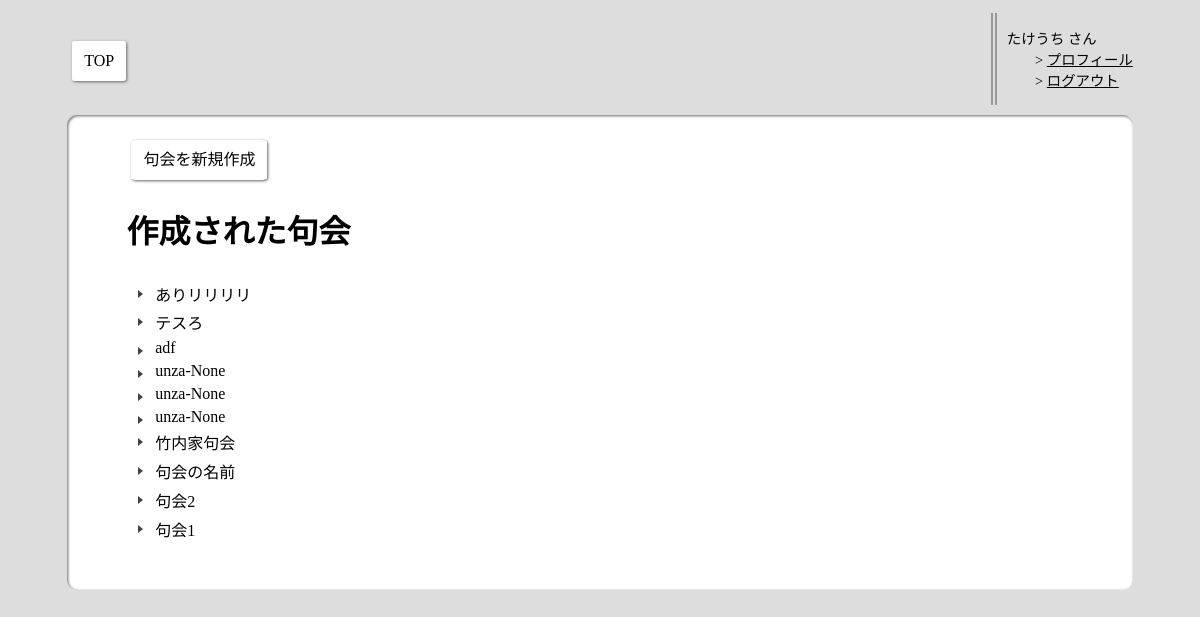
/kukai/ (signed in), run on the app's committed database.
### kukai/models.py (models this page shows, shortened)
class Unza(models.Model):
    author = models.ForeignKey(
        'auth.User',
        on_delete=models.CASCADE,
    )
    unza_title = models.CharField(max_length=50)
    pub_date = models.DateTimeField('date published')
    info = models.CharField(max_length=200, default="")
    toku_closed = models.BooleanField(default=False)
    senku_closed = models.BooleanField(default=False)
    selectors = models.ManyToManyField('auth.User', blank=True, related_name="joined_kukai")

### kukai/views.py (the view)
# urls.py: path('', views.IndexView.as_view(), name='index'),
class IndexView(generic.ListView):
    model = Unza
    template_name = 'kukai/index.html'
    context_object_name = 'latest_unza_list'
    def get_queryset(self):
        return Unza.objects.order_by('-pub_date')[:35]

### kukai/templates/kukai/index.html (shortened to what this page needs)
{% extends "base.html" %}
{% block content %}
<a href="{% url 'kukai:new'%}"  class="a-button">句会を新規作成</a>
<h1>作成された句会</h1>
{% if latest_unza_list %}
    <ul class="kukai-list">
    {% for unza in latest_unza_list %}
        <li><a href="{% url 'kukai:detail' unza.id %}">{{ unza.unza_title }}</a></li>
    {% endfor %}
    </ul>
{% endif %}
{% endblock %}

### templates/base.html (shortened to what this page needs)
{% load static %}
<!DOCTYPE html>
<html>
<head>
    <link rel="stylesheet" type="text/css" href="{% static 'kukai/style.css' %}">
</head>
<body>
<div class="container">
    <header>
        <div class="header__flex">
        <nav>
            <div class="site-top"><a href="{% url 'kukai:index' %}" class="a-button">TOP</a></div>
        </nav>
        <div class="header-accounts">
        <ul class="username">
            {% if user.is_authenticated %}
            <li>{{ user.username }} さん
                <ul class="user-option">
                    <li><a href="{% url 'accounts:profile' %}" class="profile">プロフィール</a></li>
                    <li><a href="{% url 'logout' %}" class="logout">ログアウト</a></li>
                </ul>
            </li>
            {% else %}
            <li>ゲスト さん<ul class="user-option">
            <li><a href="{% url 'accounts:signup' %}" class="signup">新規登録</a></li>
            <li><a href="{% url 'login' %}" class="login">ログイン</a></li>
            </ul>
            </li>
            {% endif %}
        </ul>
        </div>
    </div>
    </header>
    <div class="content">
        {% block content %}{% endblock %}
    </div>
</div>
</body>
</html>

### kukai/static/kukai/style.css (style rules this page uses)
a { color: black; text-decoration: none; }
.header__flex { display: flex; align-items: center; }
.header__flex nav { margin-right: auto; display: flex; margin-left: 5%; }
.header__flex > .header-accounts { font-size: 0.9em; border:double #999999; border-width:0 0 0 6px; margin-right: 5%; margin-top: 5px; margin-bottom: 10px; padding: 0px; }
body { background-color:#dddddd; }
.content { border-radius : 10px; box-shadow : 1px 1px 3px #666666 inset; background-color :#ffffff; margin-left: auto; margin-right: auto; padding-top: 20px; padding-bottom: 20px; max-width: 80%; padding-right: 5%; padding-left: 5%; min-height: 100%; height: auto; }
.button, .a-button { display : inline-block; border-radius : 5%; font-size : 1em; text-align : center; cursor : pointer; padding : 5px 5px; margin : 5px 5px; background : #ffffff; color : #000000; line-height : 1em; box-shadow : 1px 1px 3px #666666; }
.a-button { text-decoration: none; padding : 12px 12px; }
ul.kukai-list { padding:0.5em; list-style-type:none; }
ul.kukai-list li { position:relative; padding: 0em 0.3em 0.3em 1.3em; }
ul.kukai-list li:before { position:absolute; content:''; top: 0.5em; left: 0.2em; height:0; width:0; border-style: solid; border-width: 4px 0 4px 5px; border-color: transparent transparent transparent rgb(66, 66, 66); }
ul.username { list-style-type:none; padding-left: 10px; padding-top: 0px; padding-bottom: 0px; }
ul.user-option { list-style-type: "> "; text-decoration: underline; }

### data on the page
Unza: unza_title "ありリリリリ"
Unza: unza_title "テスろ"
Unza: unza_title "adf"
Unza: unza_title "unza-None"
Unza: unza_title "unza-None"
Unza: unza_title "unza-None"
Unza: unza_title "竹内家句会"
Unza: unza_title "句会の名前"
Unza: unza_title "句会2"
Unza: unza_title "句会1"

### other printed values
{{ user.username }} "たけうち"
